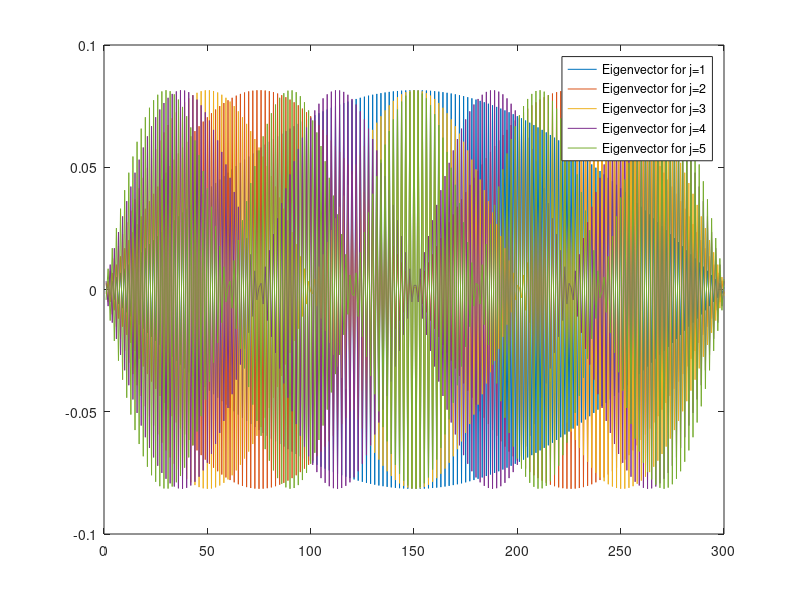

Recreate this plot in MATLAB. (Note: this script raises an error after producing the figure.)
clc
clf

steps = [5, 20, 100, 200, 300];

x0 = 0;
x1 = 1;

n_lambdas = 5;
lambdas = zeros(length(steps), n_lambdas);
step_sizes = (x1 - x0) ./ steps;

for i=1:length(steps)
    m = steps(i);
    fprintf('Calculating eigenvalues for %d interior points...\n', m)
    
    h = (x1 - x0) / m;

    % Create internal matrix A 
    %
    e = ones(m, 1);
    A = spdiags([e -2*e e], -1:1, m, m);

    alpha = 0;
    beta = 0;

    % Set boundary conditions
    %
    
    % Left Dirichlet condition
    %
    A(1, 1) = A(1, 1) + alpha*h^2;
    
    % Right Dirichlet condition
    %
    A(m, m) = A(m, m) + beta*h^2;

    % RHS
    B = spdiags(e, 0, m, m);
    %B(m, m) = 0;


    [eigvec, eigval] = eig(full(A), full(B));
    alpha = flip(diag(eigval));
    
    lambda = alpha ./ (h^2);
    lambdas(i, :) = lambda(1:n_lambdas);


    if i == length(steps)
        figure;
        title('Eigenvectors')
        
        for j = 1:n_lambdas
            plot(eigvec(:, j), 'DisplayName', sprintf('Eigenvector for j=%d', j));
            hold on;
        end
        
        hold off;
        legend;
        shg;
    end
end



disp(' ')
disp('       n     lambda_1 lambda_2  lambda_3  lambda_4  lambda_5')
disp([steps' lambdas])
fprintf('      %d      %3.4f   %3.4f   %3.4f  %3.4f  %3.4f\n', Inf, -(1*pi)^2, -(2*pi)^2, -(3*pi)^2, -(4*pi)^2, -(5*pi)^2);

eig_err = abs(lambdas(:, 1) - (-pi^2));
error_loglog(step_sizes, eig_err)

input('Press [Enter] to continue...')
